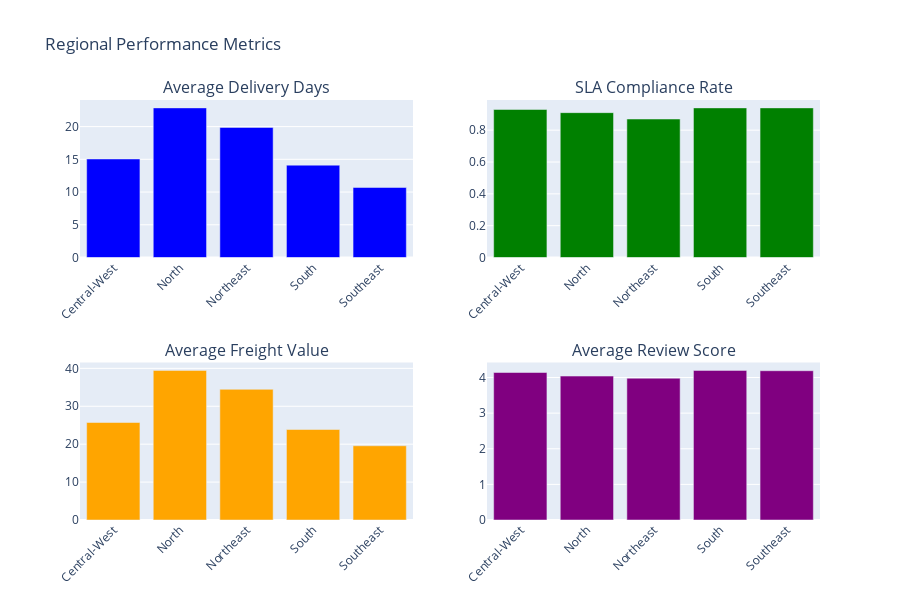
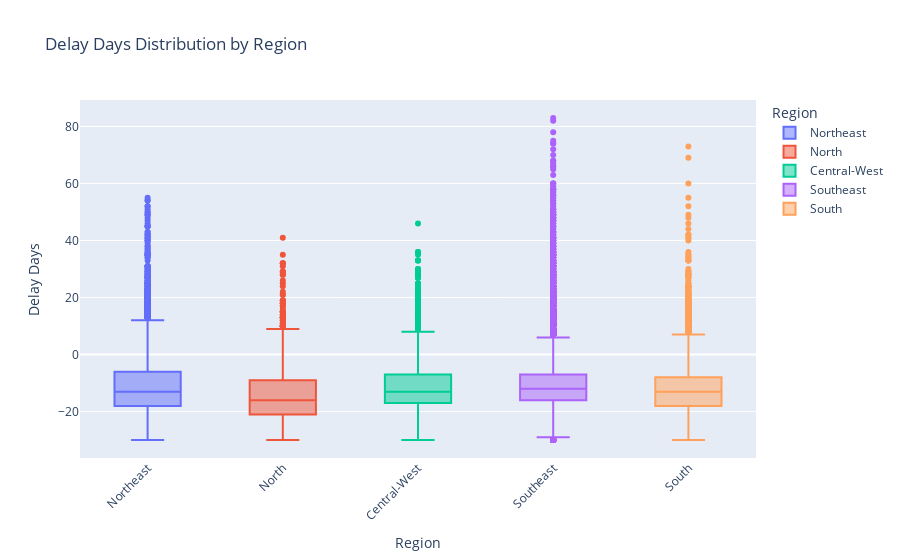

Notebook cell for these charts, in order:
### Markdown cell above
## 5.6 Regional Delivery Analysis

### Code cell
print("REGIONAL DELIVERY ANALYSIS")
print("-" * 50)

if all(col in df.columns for col in ['region', 'order_id', 'total_delivery_days', 'delay_days', 'sla_compliant', 'freight_value', 'review_score']):
    regional_analysis = df.groupby('region').agg({
        'order_id': 'count',
        'total_delivery_days': 'mean',
        'delay_days': 'mean',
        'sla_compliant': 'mean',
        'freight_value': 'mean',
        'review_score': 'mean'
    }).round(2).reset_index()
    
    regional_analysis = regional_analysis.rename(columns={
        'order_id': 'total_orders',
        'total_delivery_days': 'avg_delivery_days',
        'delay_days': 'avg_delay_days',
        'sla_compliant': 'sla_rate',
        'freight_value': 'avg_freight',
        'review_score': 'avg_review_score'
    })
    
    print("Regional Performance Analysis:")
    print(regional_analysis.to_string(index=False))
    
    if not regional_analysis.empty:
        worst_region_delivery = regional_analysis.loc[regional_analysis['avg_delivery_days'].idxmax(), 'region']
        worst_region_sla = regional_analysis.loc[regional_analysis['sla_rate'].idxmin(), 'region']
        best_region_sla = regional_analysis.loc[regional_analysis['sla_rate'].idxmax(), 'region']
        
        print(f"\nPerformance Highlights:")
        print(f"  Best SLA region: {best_region_sla}")
        print(f"  Worst SLA region: {worst_region_sla}")
        print(f"  Longest delivery time: {worst_region_delivery}")
    
    fig = make_subplots(rows=2, cols=2,
                        subplot_titles=('Average Delivery Days', 'SLA Compliance Rate',
                                       'Average Freight Value', 'Average Review Score'))
    
    fig.add_trace(
        go.Bar(x=regional_analysis['region'], y=regional_analysis['avg_delivery_days'],
               name='Delivery Days', marker_color='blue'),
        row=1, col=1
    )
    
    fig.add_trace(
        go.Bar(x=regional_analysis['region'], y=regional_analysis['sla_rate'],
               name='SLA Rate', marker_color='green'),
        row=1, col=2
    )
    
    fig.add_trace(
        go.Bar(x=regional_analysis['region'], y=regional_analysis['avg_freight'],
               name='Freight', marker_color='orange'),
        row=2, col=1
    )
    
    fig.add_trace(
        go.Bar(x=regional_analysis['region'], y=regional_analysis['avg_review_score'],
               name='Review Score', marker_color='purple'),
        row=2, col=2
    )
    
    fig.update_layout(height=600, showlegend=False, title_text="Regional Performance Metrics")
    fig.update_xaxes(tickangle=-45)
    fig.show()
    fig.write_image("presentation/figures/regional_performance_metrics.png")
    print("\nSaved: presentation/figures/regional_performance_metrics.png")
    
    fig = px.box(df, 
                 x='region', 
                 y='delay_days',
                 title='Delay Days Distribution by Region',
                 labels={'delay_days': 'Delay Days', 'region': 'Region'},
                 color='region')
    
    fig.update_layout(xaxis_tickangle=-45)
    fig.show()
    fig.write_image("presentation/figures/delay_distribution_by_region.png")
    print("Saved: presentation/figures/delay_distribution_by_region.png")

print("\n5. Brazil Heatmap - Average Delay by State:")
if 'customer_state' in df.columns and 'delay_days' in df.columns:
    state_delay = df.groupby('customer_state')['delay_days'].mean().reset_index()

    brazil_states = {
        'AC': 'Acre', 'AL': 'Alagoas', 'AP': 'Amapá', 'AM': 'Amazonas',
        'BA': 'Bahia', 'CE': 'Ceará', 'DF': 'Distrito Federal', 'ES': 'Espírito Santo',
        'GO': 'Goiás', 'MA': 'Maranhão', 'MT': 'Mato Grosso', 'MS': 'Mato Grosso do Sul',
        'MG': 'Minas Gerais', 'PA': 'Pará', 'PB': 'Paraíba', 'PR': 'Paraná',
        'PE': 'Pernambuco', 'PI': 'Piauí', 'RJ': 'Rio de Janeiro', 'RN': 'Rio Grande do Norte',
        'RS': 'Rio Grande do Sul', 'RO': 'Rondônia', 'RR': 'Roraima', 'SC': 'Santa Catarina',
        'SP': 'São Paulo', 'SE': 'Sergipe', 'TO': 'Tocantins'
    }
    
    state_delay['state_name'] = state_delay['customer_state'].map(brazil_states)
    
    fig = px.choropleth(
        state_delay,
        locations='customer_state',
        locationmode='ISO-3',
        color='delay_days',
        hover_name='state_name',
        scope='south america',
        title='Average Delay Days by State (Brazil)',
        color_continuous_scale='Reds',
        labels={'delay_days': 'Avg Delay Days'}
    )
    
    fig.update_geos(
        center=dict(lat=-14, lon=-55),
        lataxis_range=[-35, 5],
        lonaxis_range=[-75, -30],
        visible=False
    )
    
    fig.update_layout(margin=dict(l=0, r=0, t=50, b=0))
    fig.show()
    fig.write_image("presentation/figures/brazil_heatmap_delays.png")
    print("Saved: presentation/figures/brazil_heatmap_delays.png")

print("-" * 50)

### Figure 1 — Plotly figure (JSON) as saved in the notebook; plotly's stock layout.template omitted (floating-point values rounded to 4 significant figures)
{"data": [{"marker": {"color": "blue"}, "name": "Delivery Days", "type": "bar", "x": ["Central-West", "North", "Northeast", "South", "Southeast"], "xaxis": "x", "y": [15.05, 22.86, 19.87, 14.11, 10.7], "yaxis": "y"}, {"marker": {"color": "green"}, "name": "SLA Rate", "type": "bar", "x": ["Central-West", "North", "Northeast", "South", "Southeast"], "xaxis": "x2", "y": [0.93, 0.91, 0.87, 0.94, 0.94], "yaxis": "y2"}, {"marker": {"color": "orange"}, "name": "Freight", "type": "bar", "x": ["Central-West", "North", "Northeast", "South", "Southeast"], "xaxis": "x3", "y": [25.72, 39.47, 34.47, 23.87, 19.58], "yaxis": "y3"}, {"marker": {"color": "purple"}, "name": "Review Score", "type": "bar", "x": ["Central-West", "North", "Northeast", "South", "Southeast"], "xaxis": "x4", "y": [4.14, 4.04, 3.98, 4.2, 4.19], "yaxis": "y4"}], "layout": {"annotations": [{"font": {"size": 16}, "showarrow": false, "text": "Average Delivery Days", "x": 0.225, "xanchor": "center", "xref": "paper", "y": 1, "yanchor": "bottom", "yref": "paper"}, {"font": {"size": 16}, "showarrow": false, "text": "SLA Compliance Rate", "x": 0.775, "xanchor": "center", "xref": "paper", "y": 1, "yanchor": "bottom", "yref": "paper"}, {"font": {"size": 16}, "showarrow": false, "text": "Average Freight Value", "x": 0.225, "xanchor": "center", "xref": "paper", "y": 0.375, "yanchor": "bottom", "yref": "paper"}, {"font": {"size": 16}, "showarrow": false, "text": "Average Review Score", "x": 0.775, "xanchor": "center", "xref": "paper", "y": 0.375, "yanchor": "bottom", "yref": "paper"}], "height": 600, "showlegend": false, "title": {"text": "Regional Performance Metrics"}, "xaxis": {"anchor": "y", "domain": [0, 0.45], "tickangle": -45}, "xaxis2": {"anchor": "y2", "domain": [0.55, 1], "tickangle": -45}, "xaxis3": {"anchor": "y3", "domain": [0, 0.45], "tickangle": -45}, "xaxis4": {"anchor": "y4", "domain": [0.55, 1], "tickangle": -45}, "yaxis": {"anchor": "x", "domain": [0.625, 1]}, "yaxis2": {"anchor": "x2", "domain": [0.625, 1]}, "yaxis3": {"anchor": "x3", "domain": [0, 0.375]}, "yaxis4": {"anchor": "x4", "domain": [0, 0.375]}}}

### Figure 2 — Plotly figure (JSON) as saved in the notebook; plotly's stock layout.template omitted (floating-point values rounded to 4 significant figures; data arrays with more than 128 entries replaced by an {"elided": "..."} marker saying what was removed)
{"data": [{"alignmentgroup": "True", "hovertemplate": "Region=%{x}<br>Delay Days=%{y}<extra></extra>", "legendgroup": "Northeast", "marker": {"color": "#636efa"}, "name": "Northeast", "notched": false, "offsetgroup": "Northeast", "orientation": "v", "showlegend": true, "type": "box", "x": {"elided": "8548 str values"}, "x0": " ", "xaxis": "x", "y": {"elided": "8548 int values"}, "y0": " ", "yaxis": "y"}, {"alignmentgroup": "True", "hovertemplate": "Region=%{x}<br>Delay Days=%{y}<extra></extra>", "legendgroup": "North", "marker": {"color": "#EF553B"}, "name": "North", "notched": false, "offsetgroup": "North", "orientation": "v", "showlegend": true, "type": "box", "x": {"elided": "1609 str values"}, "x0": " ", "xaxis": "x", "y": {"elided": "1609 int values"}, "y0": " ", "yaxis": "y"}, {"alignmentgroup": "True", "hovertemplate": "Region=%{x}<br>Delay Days=%{y}<extra></extra>", "legendgroup": "Central-West", "marker": {"color": "#00cc96"}, "name": "Central-West", "notched": false, "offsetgroup": "Central-West", "orientation": "v", "showlegend": true, "type": "box", "x": {"elided": "5392 str values"}, "x0": " ", "xaxis": "x", "y": {"elided": "5392 int values"}, "y0": " ", "yaxis": "y"}, {"alignmentgroup": "True", "hovertemplate": "Region=%{x}<br>Delay Days=%{y}<extra></extra>", "legendgroup": "Southeast", "marker": {"color": "#ab63fa"}, "name": "Southeast", "notched": false, "offsetgroup": "Southeast", "orientation": "v", "showlegend": true, "type": "box", "x": {"elided": "63788 str values"}, "x0": " ", "xaxis": "x", "y": {"elided": "63788 int values"}, "y0": " ", "yaxis": "y"}, {"alignmentgroup": "True", "hovertemplate": "Region=%{x}<br>Delay Days=%{y}<extra></extra>", "legendgroup": "South", "marker": {"color": "#FFA15A"}, "name": "South", "notched": false, "offsetgroup": "South", "orientation": "v", "showlegend": true, "type": "box", "x": {"elided": "13226 str values"}, "x0": " ", "xaxis": "x", "y": {"elided": "13226 int values"}, "y0": " ", "yaxis": "y"}], "layout": {"boxmode": "overlay", "legend": {"title": {"text": "Region"}, "tracegroupgap": 0}, "title": {"text": "Delay Days Distribution by Region"}, "xaxis": {"anchor": "y", "categoryarray": ["Northeast", "North", "Central-West", "Southeast", "South"], "categoryorder": "array", "domain": [0, 1], "tickangle": -45, "title": {"text": "Region"}}, "yaxis": {"anchor": "x", "domain": [0, 1], "title": {"text": "Delay Days"}}}}
